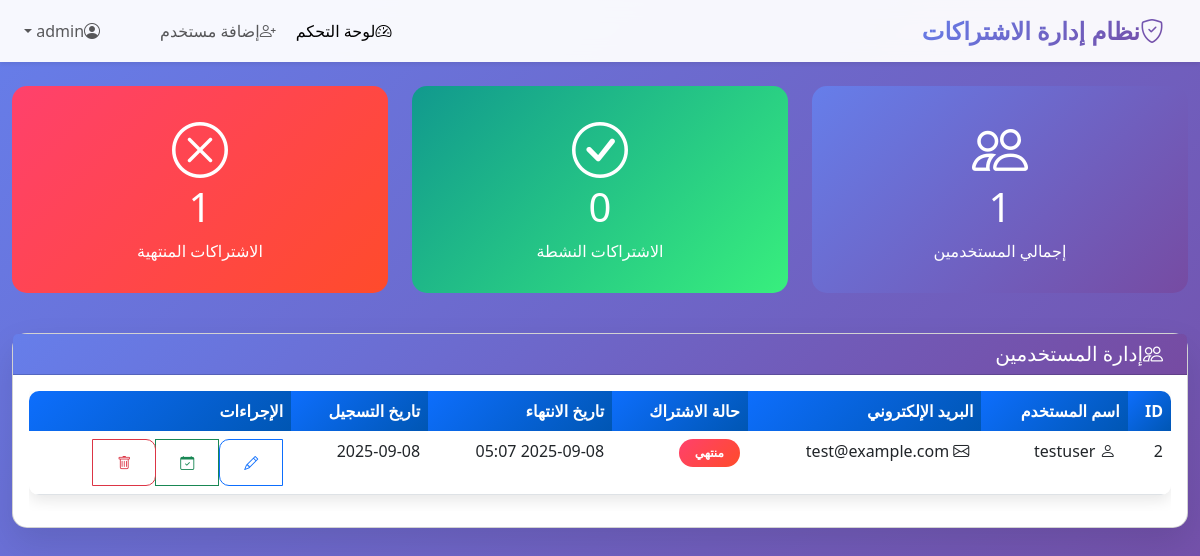
Page /admin/dashboard.php (signed in) on the committed database.
### tables this page shows
CREATE TABLE IF NOT EXISTS subscriptions (
    id INT AUTO_INCREMENT PRIMARY KEY,
    user_id INT NOT NULL,
    start_date DATETIME NOT NULL,
    end_date DATETIME NOT NULL,
    duration_seconds INT NOT NULL DEFAULT 0,
    is_active TINYINT(1) DEFAULT 1,
    created_at TIMESTAMP DEFAULT CURRENT_TIMESTAMP,
    updated_at TIMESTAMP DEFAULT CURRENT_TIMESTAMP ON UPDATE CURRENT_TIMESTAMP,
    FOREIGN KEY (user_id) REFERENCES users(id) ON DELETE CASCADE
);

CREATE TABLE IF NOT EXISTS users (
    id INT AUTO_INCREMENT PRIMARY KEY,
    username VARCHAR(50) UNIQUE NOT NULL,
    email VARCHAR(100) UNIQUE NOT NULL,
    password VARCHAR(255) NOT NULL,
    is_admin TINYINT(1) DEFAULT 0,
    created_at TIMESTAMP DEFAULT CURRENT_TIMESTAMP,
    updated_at TIMESTAMP DEFAULT CURRENT_TIMESTAMP ON UPDATE CURRENT_TIMESTAMP
);

### includes/database.php (called while the page is built, shortened)
<?php
class UserManager {
    private $conn;
    private $table_name = "users";
    public function __construct($db) {
        $this->conn = $db;
    }
    public function getAllUsers() {
        $query = "SELECT u.id, u.username, u.email, u.is_admin, u.created_at,
                         s.start_date, s.end_date, s.is_active as subscription_active
                  FROM " . $this->table_name . " u
                  LEFT JOIN subscriptions s ON u.id = s.user_id
                  ORDER BY u.created_at DESC";
        $stmt = $this->conn->prepare($query);
        $stmt->execute();
        return $stmt->fetchAll();
    }
}
?>

### admin/dashboard.php (the view, shortened to what this page needs)
<?php
require_once '../includes/database.php';
try {
    $database = new Database();
    $db = $database->getConnection();
    $userManager = new UserManager($db);
    $total_users_query = "SELECT COUNT(*) as count FROM users WHERE is_admin = 0";
    $total_users_stmt = $db->prepare($total_users_query);
    $total_users_stmt->execute();
    $total_users = $total_users_stmt->fetch()['count'];
    $active_subscriptions_query = "SELECT COUNT(*) as count FROM subscriptions WHERE is_active = 1 AND end_date > NOW()";
    $active_subscriptions_stmt = $db->prepare($active_subscriptions_query);
    $active_subscriptions_stmt->execute();
    $active_subscriptions = $active_subscriptions_stmt->fetch()['count'];
    $expired_subscriptions_query = "SELECT COUNT(*) as count FROM subscriptions WHERE is_active = 1 AND end_date <= NOW()";
    $expired_subscriptions_stmt = $db->prepare($expired_subscriptions_query);
    $expired_subscriptions_stmt->execute();
    $expired_subscriptions = $expired_subscriptions_stmt->fetch()['count'];
    $users = $userManager->getAllUsers();
} catch (Exception $e) {
    error_log("خطأ في لوحة تحكم الإدارة: " . $e->getMessage());
    $error_message = "حدث خطأ في تحميل البيانات";
}
?>
<!DOCTYPE html>
<html lang="ar" dir="rtl">
<head>
    <link href="https://cdn.jsdelivr.net/npm/bootstrap@5.3.0/dist/css/bootstrap.min.css" rel="stylesheet">
    <link href="https://cdn.jsdelivr.net/npm/bootstrap-icons@1.10.0/font/bootstrap-icons.css" rel="stylesheet">
    <link href="../css/style.css" rel="stylesheet">
</head>
<body class="bg-light">
    <nav class="navbar navbar-expand-lg navbar-light bg-white shadow-sm">
        <div class="container-fluid">
            <a class="navbar-brand text-gradient" href="#">
                <i class="bi bi-shield-check me-2"></i><?php echo SITE_NAME; ?>
            </a>
            <div class="collapse navbar-collapse" id="navbarNav">
                <ul class="navbar-nav me-auto">
                    <li class="nav-item">
                        <a class="nav-link active" href="dashboard.php">
                            <i class="bi bi-speedometer2 me-1"></i>لوحة التحكم
                        </a>
                    </li>
                    <li class="nav-item">
                        <a class="nav-link" href="#" data-bs-toggle="modal" data-bs-target="#addUserModal">
                            <i class="bi bi-person-plus me-1"></i>إضافة مستخدم
                        </a>
                    </li>
                </ul>
                <ul class="navbar-nav">
                    <li class="nav-item dropdown">
                        <a class="nav-link dropdown-toggle" href="#" id="navbarDropdown" role="button" data-bs-toggle="dropdown">
                            <i class="bi bi-person-circle me-1"></i><?php echo $_SESSION['username']; ?>
                        </a>
                    </li>
                </ul>
            </div>
        </div>
    </nav>
    <div class="container-fluid mt-4">
        <div class="row mb-4">
            <div class="col-md-4 mb-3">
                <div class="stats-card">
                    <i class="bi bi-people display-4 mb-3"></i>
                    <h3 class="display-6"><?php echo $total_users ?? 0; ?></h3>
                    <p class="mb-0">إجمالي المستخدمين</p>
                </div>
            </div>
            <div class="col-md-4 mb-3">
                <div class="stats-card" style="background: linear-gradient(135deg, #11998e 0%, #38ef7d 100%);">
                    <i class="bi bi-check-circle display-4 mb-3"></i>
                    <h3 class="display-6"><?php echo $active_subscriptions ?? 0; ?></h3>
                    <p class="mb-0">الاشتراكات النشطة</p>
                </div>
            </div>
            <div class="col-md-4 mb-3">
                <div class="stats-card" style="background: linear-gradient(135deg, #ff416c 0%, #ff4b2b 100%);">
                    <i class="bi bi-x-circle display-4 mb-3"></i>
                    <h3 class="display-6"><?php echo $expired_subscriptions ?? 0; ?></h3>
                    <p class="mb-0">الاشتراكات المنتهية</p>
                </div>
            </div>
        </div>
        <div class="row">
            <div class="col-12">
                <div class="card shadow-custom">
                    <div class="card-header bg-primary text-white">
                        <h5 class="mb-0">
                            <i class="bi bi-people me-2"></i>إدارة المستخدمين
                        </h5>
                    </div>
                    <div class="card-body">
                        <div class="table-responsive">
                            <table class="table table-hover">
                                <thead>
                                    <tr>
                                        <th>ID</th>
                                        <th>اسم المستخدم</th>
                                        <th>البريد الإلكتروني</th>
                                        <th>حالة الاشتراك</th>
                                        <th>تاريخ الانتهاء</th>
                                        <th>تاريخ التسجيل</th>
                                        <th>الإجراءات</th>
                                    </tr>
                                </thead>
                                <tbody>
                                    <?php if (!empty($users)): ?>
                                        <?php foreach ($users as $user): ?>
                                            <?php if ($user['is_admin'] == 0):  ?>
                                                <tr>
                                                    <td><?php echo $user['id']; ?></td>
                                                    <td>
                                                        <i class="bi bi-person me-1"></i>
                                                        <?php echo htmlspecialchars($user['username']); ?>
                                                    </td>
                                                    <td>
                                                        <i class="bi bi-envelope me-1"></i>
                                                        <?php echo htmlspecialchars($user['email']); ?>
                                                    </td>
                                                    <td>
                                                        <?php if ($user['subscription_active'] && $user['end_date'] && strtotime($user['end_date']) > time()): ?>
                                                            <span class="badge bg-success">نشط</span>
                                                        <?php else: ?>
                                                            <span class="badge bg-danger">منتهي</span>
                                                        <?php endif; ?>
                                                    </td>
                                                    <td>
                                                        <?php if ($user['end_date']): ?>
                                                            <?php echo date('Y-m-d H:i', strtotime($user['end_date'])); ?>
                                                        <?php else: ?>
                                                            <span class="text-muted">لا يوجد</span>
                                                        <?php endif; ?>
                                                    </td>
                                                    <td><?php echo date('Y-m-d', strtotime($user['created_at'])); ?></td>
                                                    <td>
                                                        <div class="btn-group" role="group">
                                                            <button type="button" class="btn btn-sm btn-outline-primary"
                                                                    onclick="editUser(<?php echo $user['id']; ?>, '<?php echo htmlspecialchars($user['username']); ?>', '<?php echo htmlspecialchars($user['email']); ?>')">
                                                                <i class="bi bi-pencil"></i>
                                                            </button>
                                                            <button type="button" class="btn btn-sm btn-outline-success"
                                                                    onclick="manageSubscription(<?php echo $user['id']; ?>, '<?php echo htmlspecialchars($user['username']); ?>')">
                                                                <i class="bi bi-calendar-check"></i>
                                                            </button>
                                                            <button type="button" class="btn btn-sm btn-outline-danger"
                                                                    onclick="deleteUser(<?php echo $user['id']; ?>, '<?php echo htmlspecialchars($user['username']); ?>')">
                                                                <i class="bi bi-trash"></i>
                                                            </button>
                                                        </div>
                                                    </td>
                                                </tr>
                                            <?php endif; ?>
                                        <?php endforeach; ?>
                                    <?php else: ?>
                                        <tr>
                                            <td colspan="7" class="text-center text-muted">لا توجد بيانات</td>
                                        </tr>
                                    <?php endif; ?>
                                </tbody>
                            </table>
                        </div>
                    </div>
                </div>
            </div>
        </div>
    </div>
</body>
</html>

### css/style.css (style rules this page uses)
:root { --primary-color: #0d6efd; --secondary-color: #6c757d; --success-color: #198754; --danger-color: #dc3545; --warning-color: #ffc107; --info-color: #0dcaf0; --light-color: #f8f9fa; --dark-color: #212529; --font-family: 'Segoe UI', Tahoma, Geneva, Verdana, sans-serif; }
body { font-family: var(--font-family); background: linear-gradient(135deg, #667eea 0%, #764ba2 100%); min-height: 100vh; }
.card { border-radius: 15px; box-shadow: 0 10px 30px rgba(0, 0, 0, 0.1); transition: all 0.3s ease; }
.btn { border-radius: 10px; font-weight: 600; transition: all 0.3s ease; padding: 12px 24px; }
.bg-primary { background: linear-gradient(135deg, #667eea 0%, #764ba2 100%) !important; }
.bg-danger { background: linear-gradient(135deg, #ff416c 0%, #ff4b2b 100%) !important; }
.navbar { background: rgba(255, 255, 255, 0.95) !important; backdrop-filter: blur(10px); box-shadow: 0 2px 20px rgba(0, 0, 0, 0.1); }
.navbar-brand { font-weight: 700; font-size: 1.5rem; }
.table { border-radius: 10px; overflow: hidden; box-shadow: 0 5px 15px rgba(0, 0, 0, 0.1); }
.table thead th { background: linear-gradient(135deg, var(--primary-color) 0%, #0056b3 100%); color: white; border: none; font-weight: 600; }
.table tbody tr { transition: all 0.3s ease; }
.stats-card { background: linear-gradient(135deg, #667eea 0%, #764ba2 100%); color: white; border-radius: 15px; padding: 30px; text-align: center; transition: all 0.3s ease; }
.stats-card .display-4 { font-weight: 700; margin-bottom: 10px; }
.bi { transition: all 0.3s ease; }
.badge { border-radius: 20px; padding: 8px 16px; font-weight: 600; }
.shadow-custom { box-shadow: 0 15px 35px rgba(0, 0, 0, 0.1); }
.text-gradient { background: linear-gradient(135deg, #667eea 0%, #764ba2 100%); -webkit-background-clip: text; -webkit-text-fill-color: transparent; background-clip: text; font-weight: 700; }

### rows in the picture
subscriptions: user "2", user.username "testuser", user.email "test@example.com", is_active "منتهي", end_date "2025-09-08 05:07", user.created_at "2025-09-08"

### other values in the picture
SITE_NAME "نظام إدارة الاشتراكات"
$total_users "1"
$active_subscriptions "0"
$expired_subscriptions "1"
